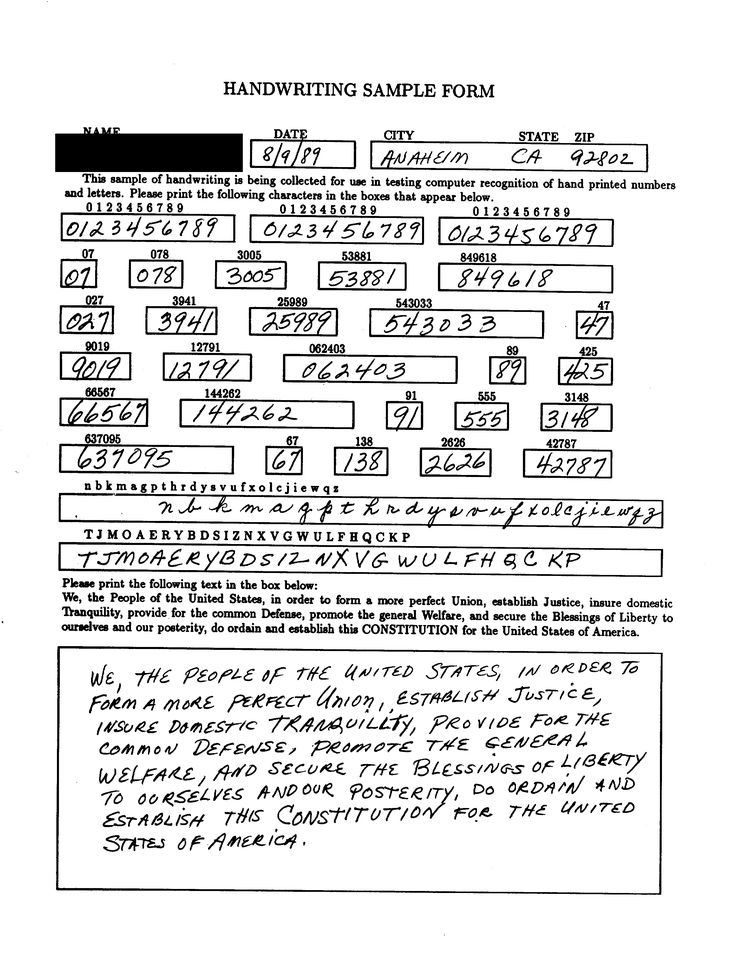
#> input picture test/f0072_36.png, 740 x 954 px, shrunk from 2560 x 3300 before the run
$ python -i image_preprocess.py   (imports and definitions only)
#> lines starting #> are read from the running program, lines starting #| are printed output that depends on the picture; after the words box and inside, x2 and y2 are one past the last pixel; in counts of white or black regions, pixels touching at a corner belong together
#> further down, picture is the input picture: shape (954, 740, 3); min 0, max 255, mean 227.2

import cv2
import numpy as np


class ImagePreprocess():
    def __init__(self,):
        pass
    def normalize(self,image):
        gray_image = cv2.cvtColor(image, cv2.COLOR_BGR2GRAY)

        # Normalize grayscale image
        normalized_gray_image = cv2.normalize(
            gray_image, None, alpha=0, beta=255, norm_type=cv2.NORM_MINMAX)

        # Convert normalized grayscale image back to color

        return cv2.cvtColor(
            normalized_gray_image, cv2.COLOR_GRAY2BGR)

    def noise_removal(self,image):
        return cv2.fastNlMeansDenoisingColored(image, None, 10, 10, 7, 15)

    def thresholding(self, image):
        gray_image = cv2.cvtColor(image, cv2.COLOR_BGR2GRAY)

        image = cv2.threshold(gray_image, 0, 255, cv2.THRESH_BINARY + cv2.THRESH_OTSU)[1]
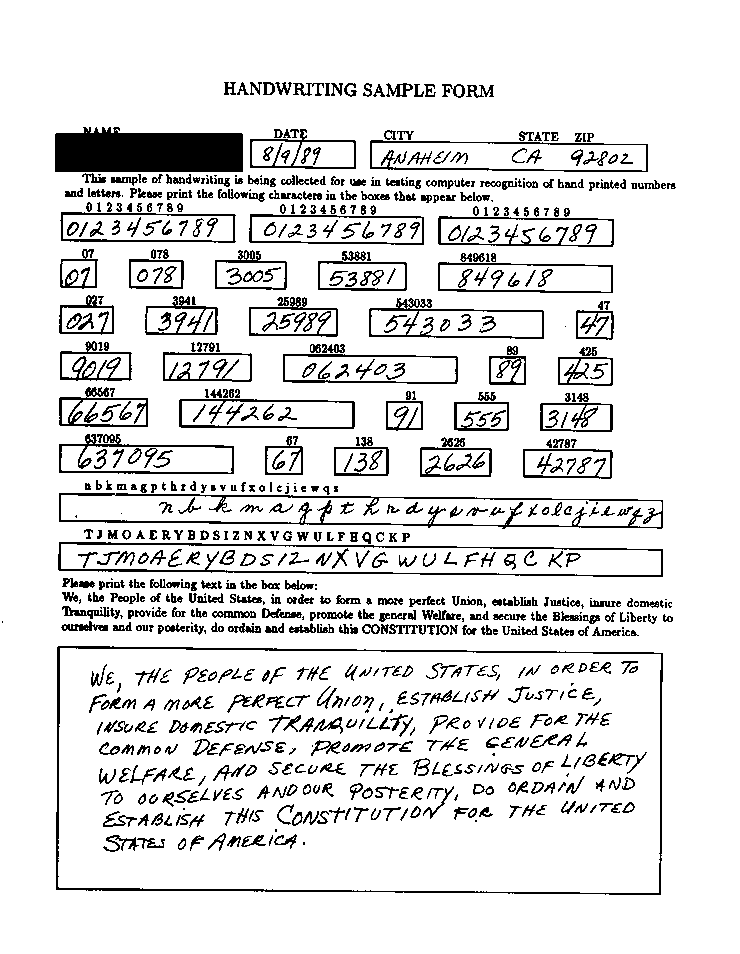
#> image: shape (954, 740); 88.5% white; black in thin lines or dots, all inside (x1, y1, x2, y2) = (2, 82, 676, 895)

        return cv2.cvtColor(
            image, cv2.COLOR_GRAY2BGR)


>>> import cv2
>>> picture = cv2.imread('../../test/f0072_36.png')
>>> result = ImagePreprocess().thresholding(picture)

$ run again, on test/f0073_45.png
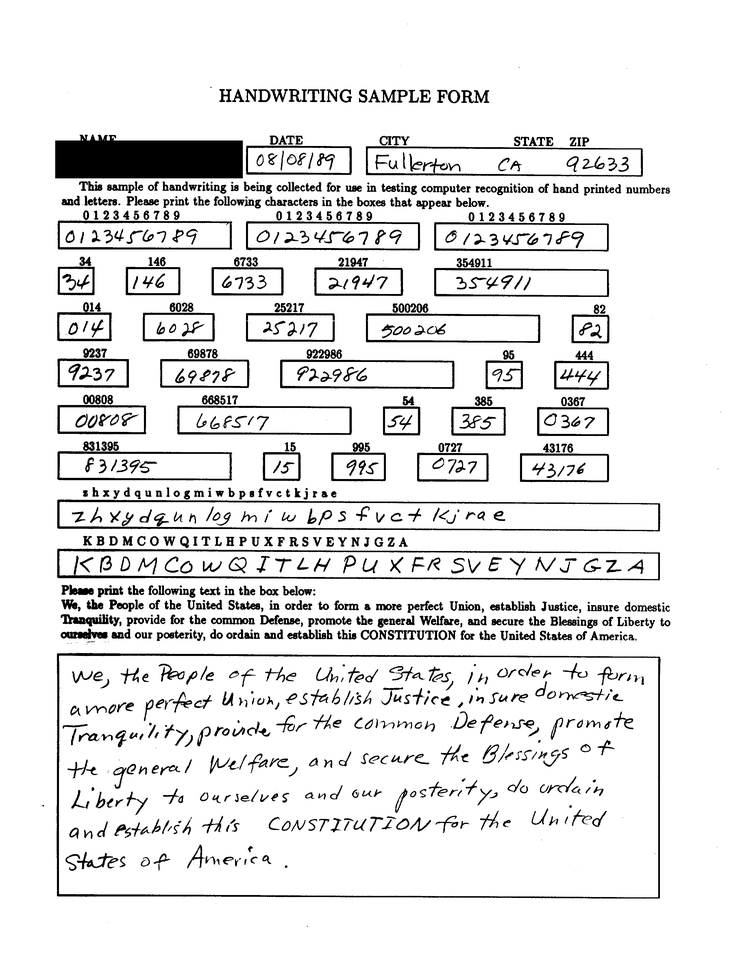
#> input picture test/f0073_45.png, 740 x 954 px, shrunk from 2560 x 3300 before the run
#> picture is the input picture: shape (954, 740, 3); min 0, max 255, mean 230.3
#> in thresholding, `image = cv2.threshold(gray_image, 0, 255, cv2.THRESH_BINARY + cv2.THRE..`:
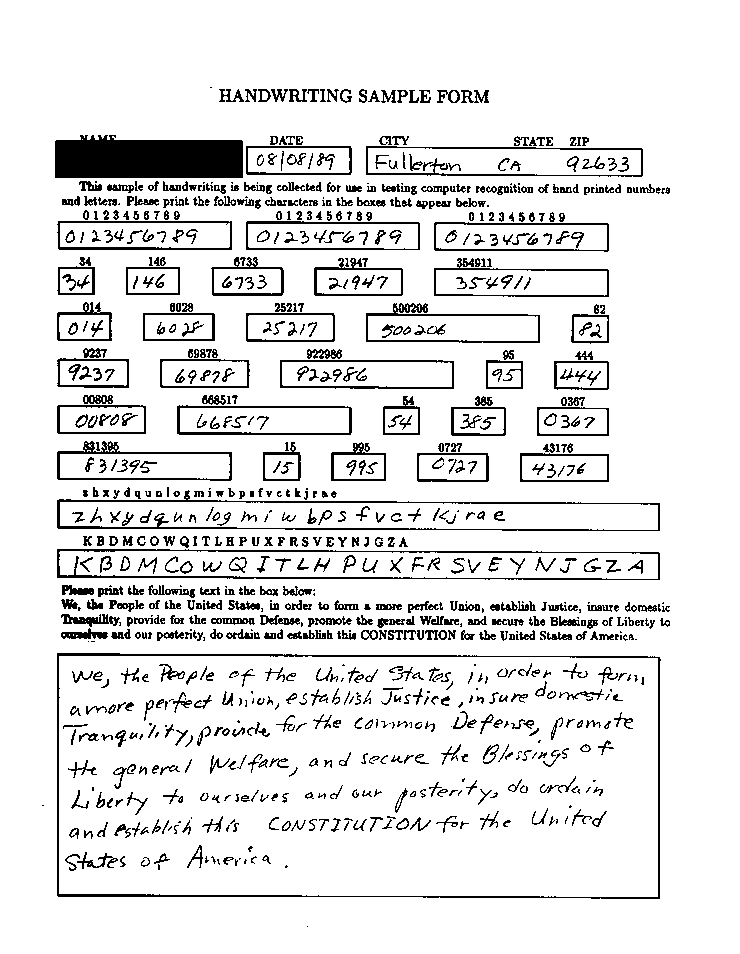
#> image: shape (954, 740); 89.8% white; black in thin lines or dots, all inside (x1, y1, x2, y2) = (42, 87, 670, 927)

$ run again, on test/f0074_07.png
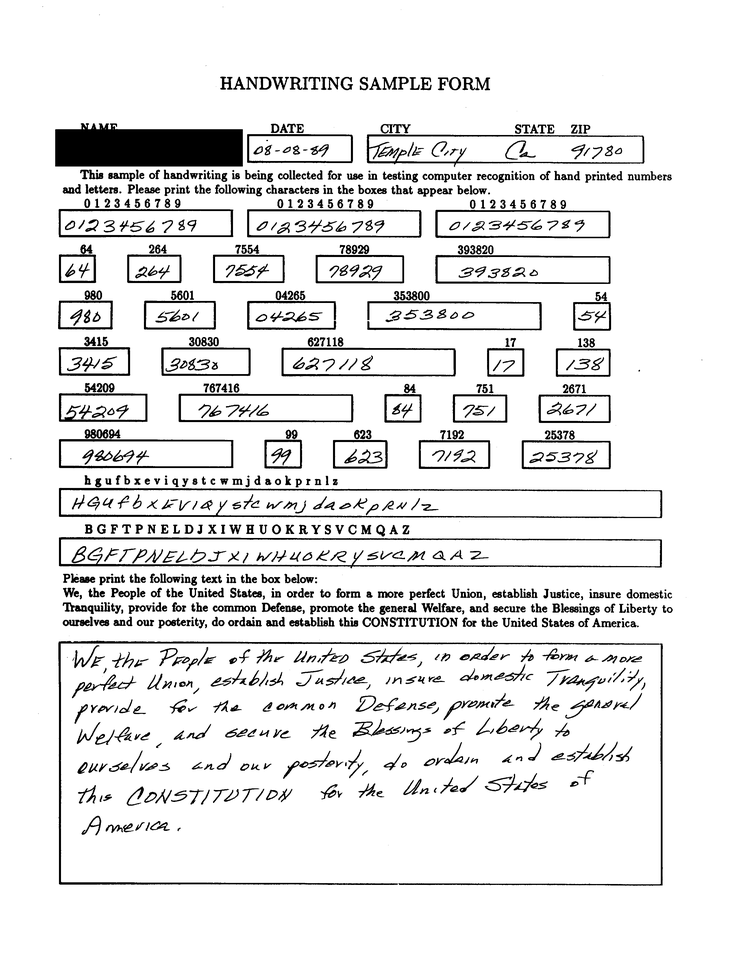
#> input picture test/f0074_07.png, 740 x 954 px, shrunk from 2560 x 3300 before the run
#> picture is the input picture: shape (954, 740, 3); min 0, max 255, mean 231.6
#> in thresholding, `image = cv2.threshold(gray_image, 0, 255, cv2.THRESH_BINARY + cv2.THRE..`:
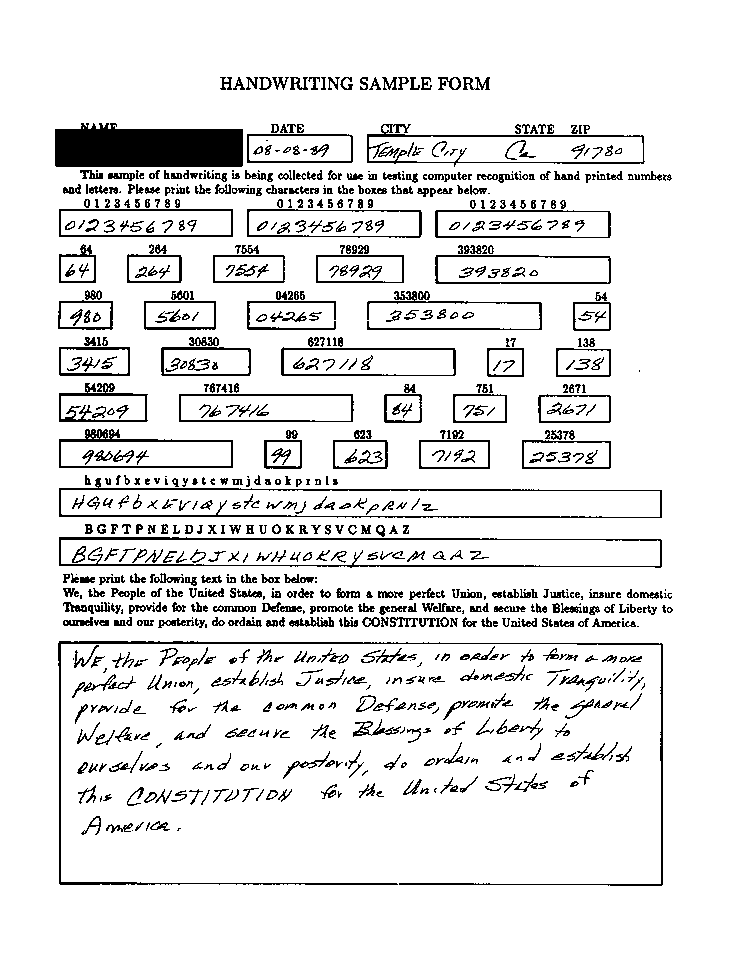
#> image: shape (954, 740); 90.2% white; black in thin lines or dots, all inside (x1, y1, x2, y2) = (55, 77, 673, 886)

$ run again, on test/f0075_46.png
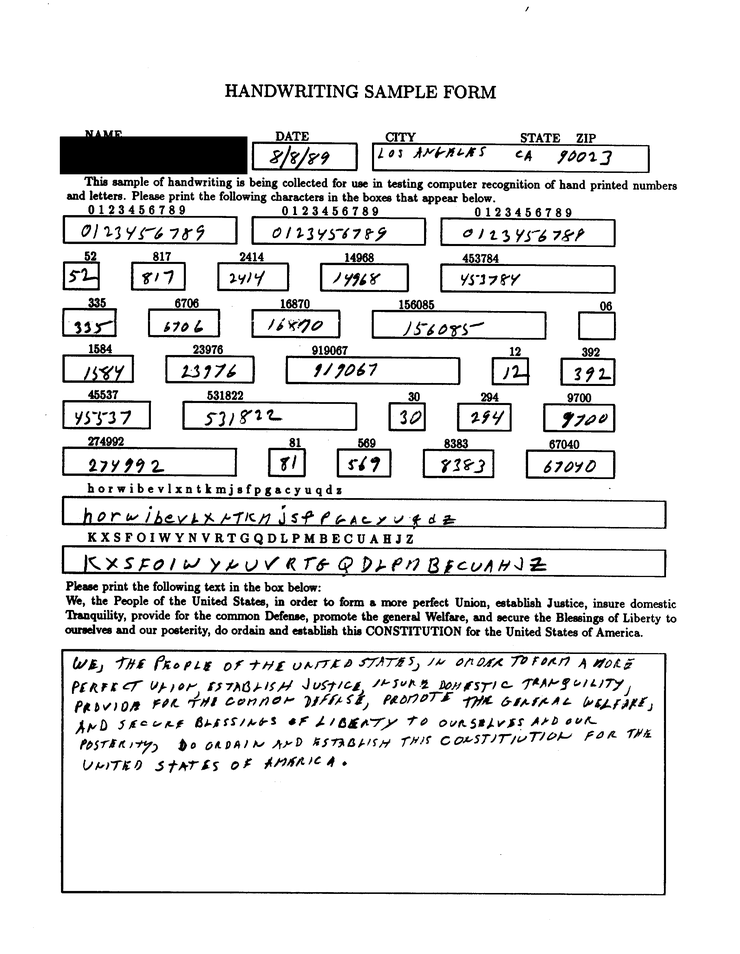
#> input picture test/f0075_46.png, 740 x 954 px, shrunk from 2560 x 3300 before the run
#> picture is the input picture: shape (954, 740, 3); min 0, max 255, mean 230.6
#> in thresholding, `image = cv2.threshold(gray_image, 0, 255, cv2.THRESH_BINARY + cv2.THRE..`:
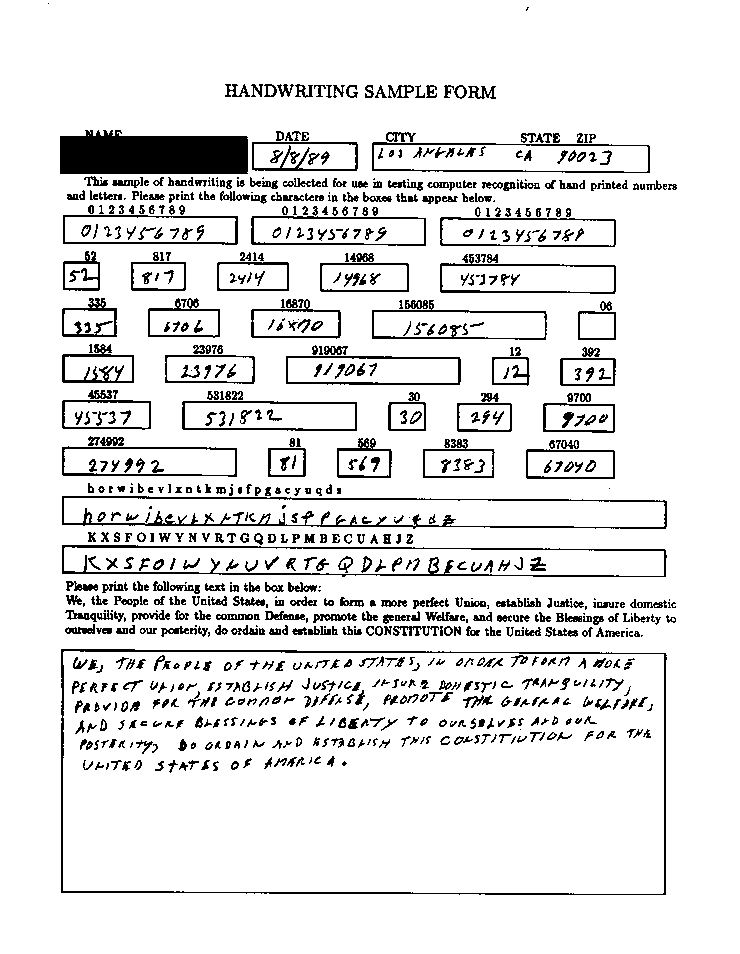
#> image: shape (954, 740); 90% white; black in thin lines or dots, all inside (x1, y1, x2, y2) = (48, 3, 677, 895)
